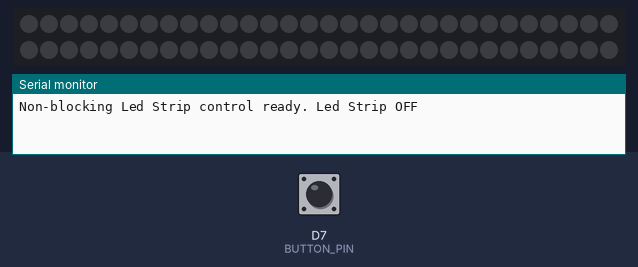
Bench run of a sketch on a simulated ESP8266 (NodeMCU). Parts: 60 RGB LEDs in strip order, left to right, continuing on the next row, the last lines printed to the serial monitor. The inputs (shaded band) are chosen by the test bench; at power-on: D7 (BUTTON_PIN) HIGH. Dim RGB values are drawn brighter than linear.

Above: at 1.2 s.
1.3 s: D7 (BUTTON_PIN) pulled LOW for 0.15 s
At 1.75 s:
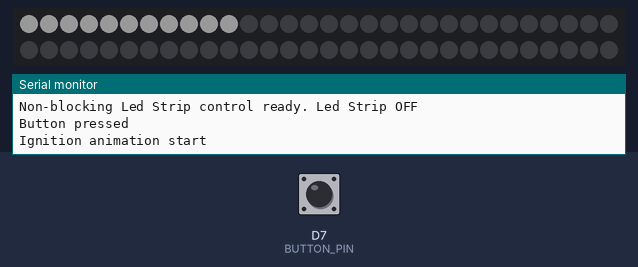
2.0 s: D7 (BUTTON_PIN) pulsed LOW 5 times (0.12 s each, 0.3 s apart)
At 3.55 s:
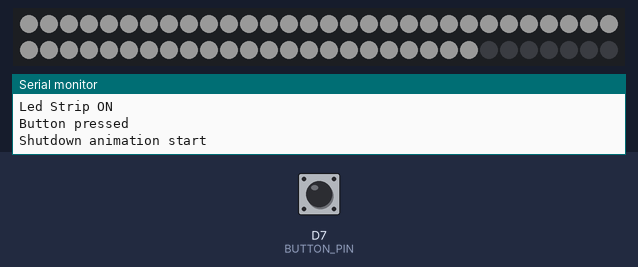
5.0 s: D7 (BUTTON_PIN) pulled LOW for 1 s
At 5.95 s:
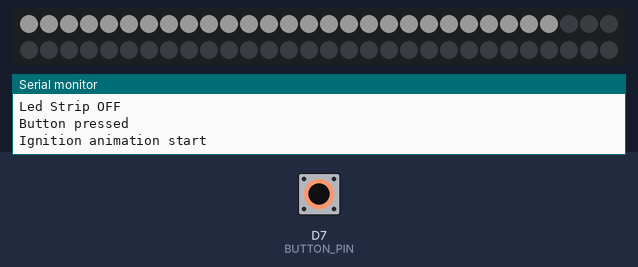
Timing chart, 0 to 8.0 s (numbered marks = the images above; inputs shaded):
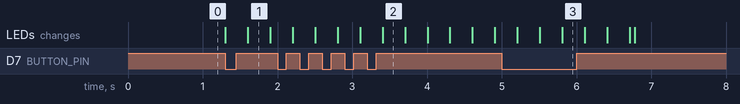

Measured:
- after the input at 1.3 s, the LEDs: first change at once (image 1 shows a later state)
- after the input at 5.0 s, the LEDs: first change after 0.21 s (image 3 shows a later state)

The sketch:

step_23_non_blocking_millis.ino
```cpp
// STEP 23: Non-Blocking Timing with Millis

#include <Adafruit_NeoPixel.h>

#define USE_SUPER_MINI_PINS 0

#if USE_SUPER_MINI_PINS
const int BUTTON_PIN = 0;
const int LED_STRIP_PIN = 2;
#else
const int BUTTON_PIN = D7;
const int LED_STRIP_PIN = D8;
#endif

const int LED_COUNT = 60;
const int SAFE_BRIGHTNESS = 25;
const unsigned long STEP_DELAY_MS = 30;

bool saberOn = false;
bool animationRunning = false;
int litPixels = 0;
int lastButtonState = HIGH;
unsigned long lastUpdate = 0;

Adafruit_NeoPixel strip(LED_COUNT, LED_STRIP_PIN, NEO_GRBW + NEO_KHZ800);

void setup() {
  Serial.begin(115200);
  pinMode(BUTTON_PIN, INPUT_PULLUP);
  strip.begin();
  strip.setBrightness(SAFE_BRIGHTNESS);
  strip.clear();
  strip.show();
  Serial.println("Non-blocking Led Strip control ready. Led Strip OFF");
}

void loop() {
  handleButton();
  updateBladeAnimation();
}

void handleButton() {
  int buttonState = digitalRead(BUTTON_PIN);

  if (buttonState == LOW && lastButtonState == HIGH && !animationRunning) {
    saberOn = !saberOn;
    animationRunning = true;
    Serial.println("Button pressed");

    if (saberOn) {
      litPixels = 0;
      Serial.println("Ignition animation start");
    } else {
      litPixels = LED_COUNT;
      Serial.println("Shutdown animation start");
    }
  }

  lastButtonState = buttonState;
}

void updateBladeAnimation() {
  if (!animationRunning) {
    return;
  }

  unsigned long now = millis();
  if (now - lastUpdate < STEP_DELAY_MS) {
    return;
  }

  lastUpdate = now;

  if (saberOn) {
    strip.setPixelColor(litPixels, strip.Color(255, 255, 255));
    litPixels++;
    strip.show();

    if (litPixels >= LED_COUNT) {
      animationRunning = false;
      Serial.println("Led Strip ON");
    }
  } else {
    litPixels--;
    strip.setPixelColor(litPixels, 0);
    strip.show();

    if (litPixels <= 0) {
      animationRunning = false;
      Serial.println("Led Strip OFF");
    }
  }
}
```
